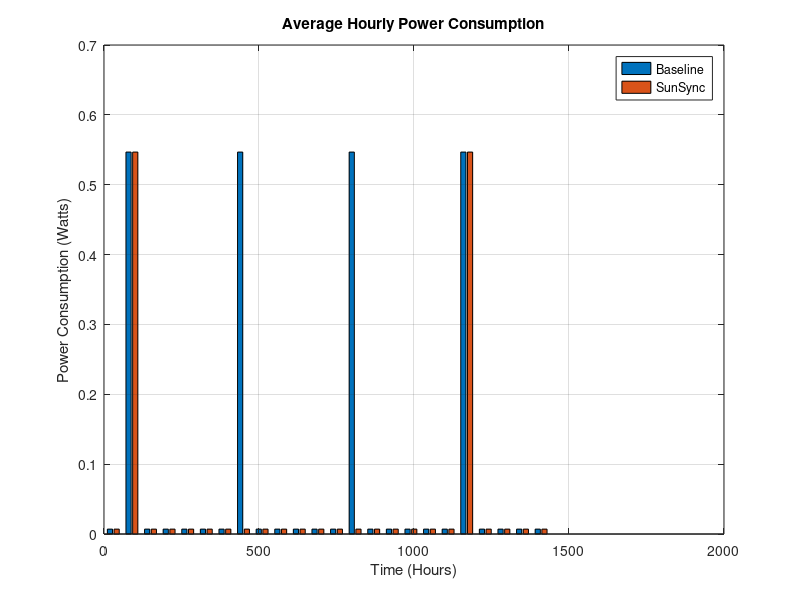

Source code (MATLAB):
% Simulation 4: Power Consumption Comparison
function simulation_4_power_consumption()

    duration_hrs = 24;
    dt_min = 1;
    steps = duration_hrs * 60;
    batt_cap = 20;

    % --- STRESS TEST PARAMETERS ---
    solar_watts = 2.0;
    P_rf_tx = 4.0;
    P_mcu_active = 0.05;
    P_mcu_sleep = 0.002;
    P_sens_idle = 0.005;
    orbit_period = 95;
    sunlight_dur = 60;
    % -------------------------------

    fprintf('Calculating Power Consumption...\n');
    [~, ~, ~, p_tot_base, ~, ~] = run_sim_logic(steps, dt_min, 'Baseline', 100, batt_cap, ...
        orbit_period, sunlight_dur, solar_watts, P_mcu_active, P_mcu_sleep, P_sens_idle, P_rf_tx);
    [~, ~, ~, p_tot_sun, ~, ~] = run_sim_logic(steps, dt_min, 'SunSync', 100, batt_cap, ...
        orbit_period, sunlight_dur, solar_watts, P_mcu_active, P_mcu_sleep, P_sens_idle, P_rf_tx);

    time_min = 0:dt_min:(steps*dt_min - dt_min);

    hourly_bins = 0:60:1440;
    avg_p_base = zeros(1, length(hourly_bins)-1);
    avg_p_sun = zeros(1, length(hourly_bins)-1);

    for i = 1:length(hourly_bins)-1
        idx = hourly_bins(i)+1 : hourly_bins(i+1);
        avg_p_base(i) = mean(p_tot_base(idx));
        avg_p_sun(i) = mean(p_tot_sun(idx));
    end

    figure('Name', 'Sim 5: Power Consumption', 'Color', 'w' , 'Position' , [50 50 1400 700]);
    bar(hourly_bins(1:end-1)+30, [avg_p_base; avg_p_sun]', 'grouped');

    title('Average Hourly Power Consumption');
    xlabel('Time (Hours)');
    ylabel('Power Consumption (Watts)');
    legend('Baseline', 'SunSync', 'Location', 'best');
    grid on;

    total_energy_base = sum(p_tot_base) * dt_min / 60;
    total_energy_sun = sum(p_tot_sun) * dt_min / 60;

    fprintf('\n--- Simulation 4 Results ---\n');
    fprintf('Total Energy Consumed (24h):\n');
    fprintf('  Baseline: %.2f Wh\n', total_energy_base);
    fprintf('  SunSync:  %.2f Wh\n', total_energy_sun);
    fprintf('  Reduction: %.2f Wh (%.1f%%)\n', ...
        (total_energy_base - total_energy_sun), ...
        (1 - total_energy_sun/total_energy_base)*100);
end

function [time, p_solar, p_rf, p_total, soc, queue] = run_sim_logic(steps, dt, mode, init_soc, cap_wh, orbit_period, sunlight_dur, solar_watts, P_mcu_a, P_mcu_s, P_sens, P_rf_tx)
    time = (0:steps-1) * dt;

    soc = zeros(1, steps);
    queue = zeros(1, steps);
    p_solar = zeros(1, steps);
    p_rf = zeros(1, steps);
    p_total = zeros(1, steps);

    pass_starts = [100, 460, 820, 1180]; pass_dur = 8;
    cur_soc = init_soc; cur_queue = 0; data_rate = 1;

    for t = 1:steps
        tm = (t-1)*dt;
        is_sun = mod(tm, orbit_period) < sunlight_dur;
        is_pass = any(tm >= pass_starts & tm < pass_starts + pass_dur);
        cur_queue = cur_queue + data_rate;

        tx = false; mcu = false;

        if strcmp(mode, 'Baseline')
            % Updated: Baseline transmits only when GS is visible
            if is_pass
                tx = true;
            end
        else
            % SunSync transmits only when GS is visible AND Sun is shining
            if is_pass && is_sun && cur_soc > 30
                tx = true;
            end
        end
        mcu = tx;

        p_in = is_sun * solar_watts;
        p_m = mcu*P_mcu_a + (~mcu)*P_mcu_s;
        p_rf_cur = 0;
        if tx
            drain = 10; cur_queue = max(0, cur_queue - drain);
            p_rf_cur = P_rf_tx;
        else
            p_rf_cur = 0;
        end
        p_out = p_m + P_sens + p_rf_cur;
        cur_soc = cur_soc + ((p_in - p_out)*(dt/60)/cap_wh)*100;
        cur_soc = max(0, min(100, cur_soc));

        soc(t)=cur_soc; queue(t)=cur_queue; p_solar(t)=p_in; p_rf(t)=p_rf_cur; p_total(t)=p_out;
    end
end
